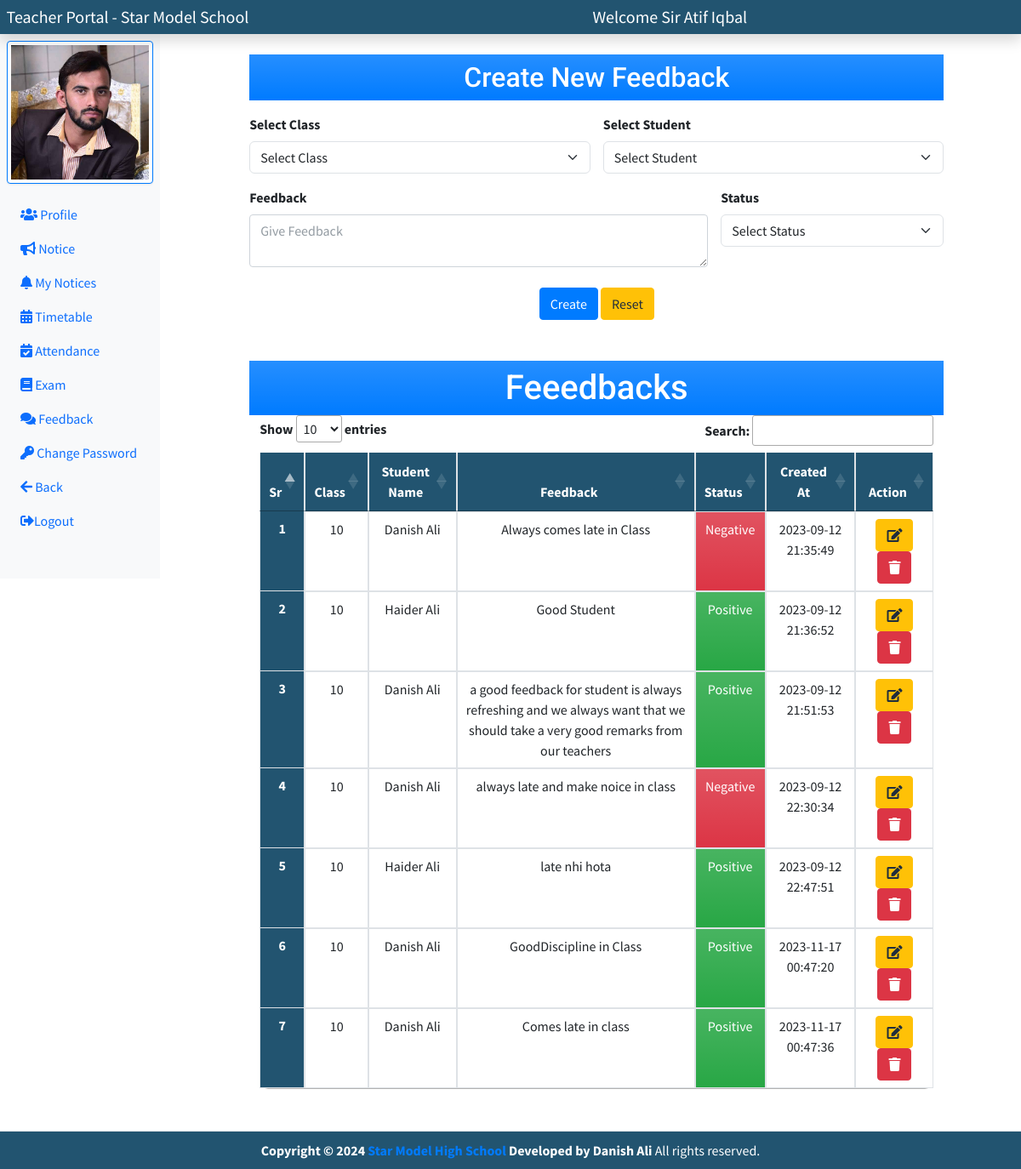
/teacher/index.php?feedback (signed in), run on the app's committed database.
### tables this page shows
CREATE TABLE `feedback` (
  `feedback_id` int(11) NOT NULL,
  `f_teacher_id` int(11) NOT NULL,
  `f_class_id` int(11) NOT NULL,
  `f_student_id` int(11) NOT NULL,
  `remarks` varchar(500) NOT NULL,
  `status` enum('Positive','Negative') NOT NULL,
  `created_at` datetime NOT NULL DEFAULT current_timestamp()
);

CREATE TABLE `class` (
  `class_id` int(11) NOT NULL,
  `class_name` varchar(50) NOT NULL,
  `subject_name` varchar(300) NOT NULL,
  `section_name` varchar(50) NOT NULL,
  `c_teacher_id` int(11) NOT NULL,
  `created_at` datetime NOT NULL DEFAULT current_timestamp()
);

CREATE TABLE `students` (
  `student_id` int(11) NOT NULL,
  `student_rollno` varchar(20) NOT NULL,
  `student_name` varchar(100) NOT NULL,
  `student_email` varchar(30) NOT NULL,
  `student_password` varchar(200) NOT NULL,
  `student_class` int(11) NOT NULL,
  `student_section` int(11) NOT NULL,
  `student_dob` date NOT NULL,
  `student_pic` varchar(300) NOT NULL,
  `student_phone` varchar(30) NOT NULL,
  `student_address` varchar(200) NOT NULL,
  `student_age` int(2) NOT NULL,
  `student_gender` enum('Male','Female') NOT NULL,
  `student_verify` enum('Active','Disable') NOT NULL DEFAULT 'Active',
  `student_admission_date` datetime NOT NULL DEFAULT current_timestamp(),
  `father_cnic` varchar(20) NOT NULL
);

### teacher/feedback.php (the view, shortened to what this page needs)
<div class="container-fluid my-5">
    <div class="row">
        <div class="col-md-10 mx-auto">
            <h1 class="text-center my-3 my-heading bg-primary bg-gradient p-2">Create New Feedback</h1>
            <form method="post" enctype='multipart/form-data'>
                <div class="row mb-3">
                    <div class="col-md-6">
                        <label for="class_name" class="form-label">Select Class</label>
                        <select id="class_name" class="form-select" name="class_name" required>
                            <option value="" selected>Select Class</option>
                        </select>
                    </div>
                    <div class="col-md-6">
                        <label for="student_name" class="form-label">Select Student</label>
                        <select id="student_name" class="form-select" name="student_name" required>
                            <option value="" selected>Select Student</option>
                        </select>
                    </div>
                </div>
                <div class="row">
                    <div class="col-md-8">
                        <div class="mb-3">
                            <label for="feedback" class="form-label">Feedback</label>
                            <textarea type="text" class="form-control" id="feedback" name="feedback" required="" placeholder="Give Feedback"></textarea>
                        </div>
                    </div>
                    <div class="col-md-4">
                        <label for="feedback" class="form-label">Status</label>
                        <select class="form-select" name="status" id="status">
                            <option selected>Select Status</option>
                        </select>
                    </div>
                </div>
                <div class="mt-2 text-center">
                    <button type="submit" class="btn btn-primary" name="create_feedback" id="create_feedback">Create</button>
                    <button type="reset" class="btn btn-warning">Reset</button>
                </div>
            </form>
        </div>
    </div>
</div>
<div class="row col-md-10 mx-auto mt-5">
    <h1 class="text-center fs-1 bg-primary bg-gradient p-2 my-heading">Feeedbacks</h1>
    <table class="table mb-5 text-center my-table" id="my-dataTable">
        <thead class="table-info">
            <tr>
                <th scope="col">Sr</th>
                <th scope="col">Class</th>
                <th scope="col">Student Name</th>
                <th scope="col">Feedback</th>
                <th scope="col">Status</th>
                <th scope="col">Created At</th>
                <th scope="col">Action</th>
            </tr>
        </thead>
        <tbody>
            <?php
            $feedback_sql = "SELECT * FROM `feedback`";
            $feedback_result = $conn->query($feedback_sql);
            $sno = 1;
            while ($feedback_row = $feedback_result->fetch_assoc()) {
            ?>
                <tr>
                    <th scope="row"><?= $sno++ ?></th>
                    <td>
                        <?php
                        $class_id = $feedback_row['f_class_id'];
                        $fetch_class_sql = "SELECT class_name FROM class WHERE class_id = '$class_id' ";
                        $class_result = $conn->query($fetch_class_sql);
                        $fetch_class_row = $class_result->fetch_assoc();
                        echo $fetch_class_row['class_name'];
                        ?>
                    </td>
                    <td>
                        <?php
                        $feedback_student_id = $feedback_row['f_student_id'];
                        $fetch_student_sql = "SELECT student_name FROM students WHERE student_id = '$feedback_student_id' ";
                        $student_result = $conn->query($fetch_student_sql);
                        $fetch_student_row = $student_result->fetch_assoc();
                        echo $fetch_student_row['student_name'];
                        ?>
                    </td>
                    <td> <?= $feedback_row['remarks'] ?> </td>
                    <?php if($feedback_row['status'] === "Positive"){ ?>
                    <td class="bg-success bg-gradient"><?= $feedback_row['status'] ?></td>
                    <?php  } else if($feedback_row['status'] === "Negative") {    ?>
                    <td class="bg-danger bg-gradient"><?= $feedback_row['status'] ?></td>
                     <?php  }  ?>
                    <td> <?= $feedback_row['created_at'] ?> </td>
                    <td>
                        <a class="btn btn-warning mx-1" href="index.php?edit_feedback_id=<?= $feedback_row['feedback_id'] ?>"><i class="fa fa-edit"></i></a>
                        <a class="btn btn-danger mx-1" href="index.php?delete_feedback_id=<?= $feedback_row['feedback_id'] ?>"><i class="fa fa-trash"></i></a>
                    </td>
                </tr>
            <?php  }  ?>
        </tbody>
    </table>
</div>

### teacher/partials/teacher_head.php (style rules this page uses)
body { overflow-x: hidden; }
.my-heading { font-family: 'Baloo Paaji 2', cursive; font-family: 'Mulish', sans-serif; font-family: 'Roboto', sans-serif; text-align: center; font-size: 2rem; color: #fff; padding: 20px 0; margin: 0; transition: transform 0.3s ease-in-out; }
@media (min-width: 768px) { .my-table { border-collapse: collapse; border-radius: 10px; width: 100%; } }
@media (min-width: 768px) { .my-table th, .my-table td { padding: 10px; text-align: center; border: 1px solid #dee2e6; } }
@media (min-width: 768px) { .my-table th { background-color: #225470; color: white; font-weight: bold; } }
@media (min-width: 768px) { .my-table tbody tr:nth-child(odd) { background-color: #f2f2f2; } }
@media (min-width: 768px) { .my-table th { border-top: none; } }
@media (min-width: 768px) { .my-table tbody tr td { transition: box-shadow 0.3s ease; } }

### data on the page
feedback: f_class.class_name "10", f_student.student_name "Danish Ali", remarks "Always comes late in Class", status "Negative", created_at "2023-09-12 21:35:49"
feedback: f_class.class_name "10", f_student.student_name "Haider Ali", remarks "Good Student", status "Positive", created_at "2023-09-12 21:36:52"
feedback: f_class.class_name "10", f_student.student_name "Danish Ali", remarks "a good feedback for student is always refreshing and we always want that we should take a very good remarks from our teachers", status "Positive", created_at "2023-09-12 21:51:53"
feedback: f_class.class_name "10", f_student.student_name "Danish Ali", remarks "always late and make noice in class", status "Negative", created_at "2023-09-12 22:30:34"
feedback: f_class.class_name "10", f_student.student_name "Haider Ali", remarks "late nhi hota", status "Positive", created_at "2023-09-12 22:47:51"
feedback: f_class.class_name "10", f_student.student_name "Danish Ali", remarks "GoodDiscipline in Class", status "Positive", created_at "2023-11-17 00:47:20"
feedback: f_class.class_name "10", f_student.student_name "Danish Ali", remarks "Comes late in class", status "Positive", created_at "2023-11-17 00:47:36"

### other printed values
$gender "Sir"
$teacher_name "Atif Iqbal"
